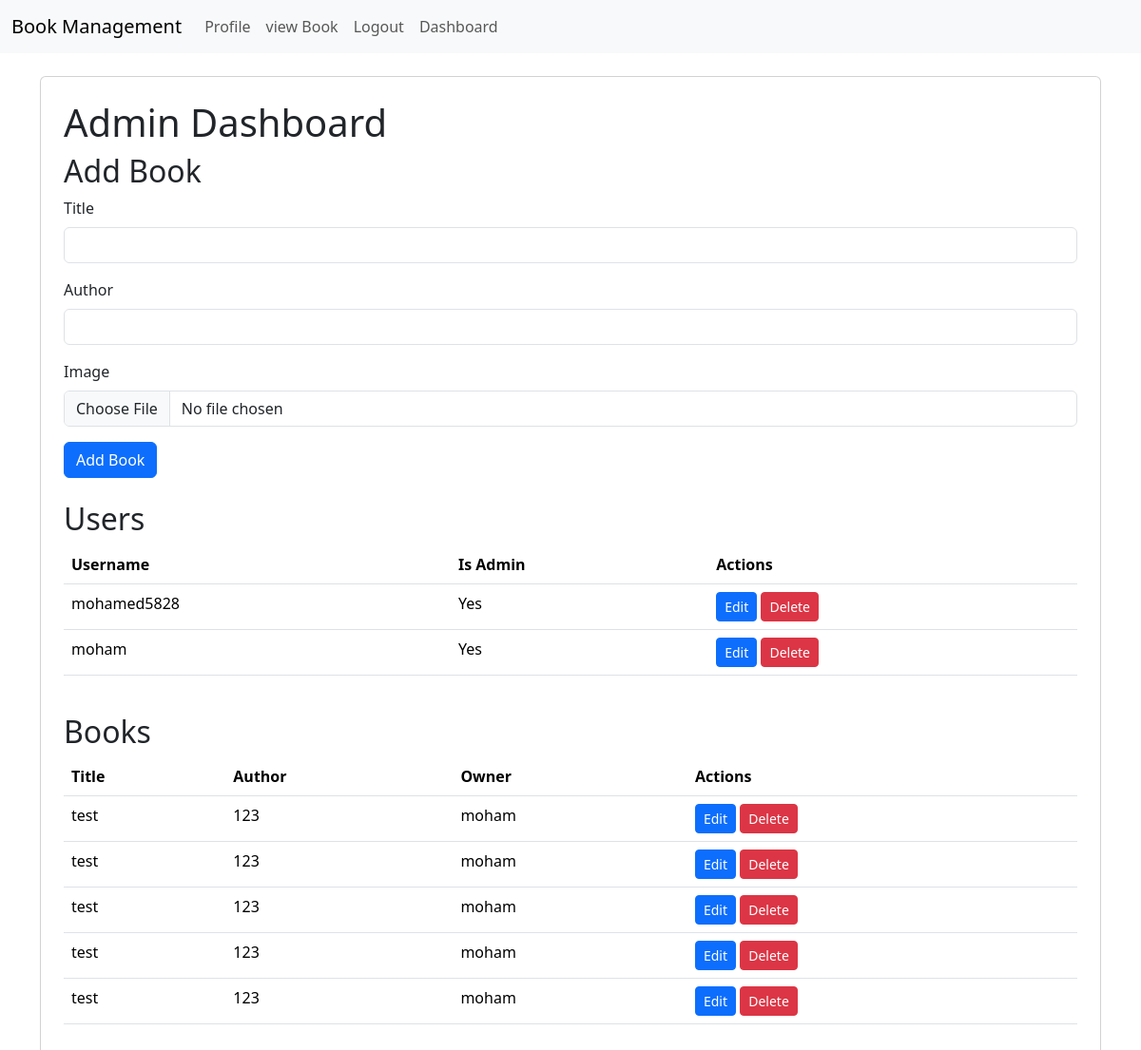
The app's page /admin-dashboard (signed in) with its own data.
### Lab2 Clean/lab_2.py (models this page shows, shortened)
class User(db.Model):
    id = db.Column(db.Integer, primary_key=True)
    username = db.Column(db.String(100), unique=True, nullable=False)
    password = db.Column(db.String(200), nullable=False)
    is_admin = db.Column(db.Boolean, default=False)
    books = db.relationship('Book', backref='owner', lazy='select')

class Book(db.Model):
    id = db.Column(db.Integer, primary_key=True)
    title = db.Column(db.String(200), nullable=False)
    author = db.Column(db.String(100))
    image = db.Column(db.LargeBinary, nullable=True)
    user_id = db.Column(db.Integer, db.ForeignKey('user.id'), nullable=True)

### Lab2 Clean/lab_2.py (the view)
@app.route('/admin-dashboard')
@admin_required
def admin_dashboard():
    users = User.query.all()
    books = Book.query.all()
    return render_template('admin_dashboard.html', users=users, books=books)

### Lab2 Clean/lab_2.py (called while the page is built)
def admin_required(f):
    @wraps(f)
    def decorated_function(*args, **kwargs):
        if 'user_id' not in session:
            flash("You need to log in first!")
            return redirect(url_for('login'))
        user = User.query.get(session['user_id'])
        if not user or not user.is_admin:
            flash("Unauthorized access!")
            return redirect(url_for('profile'))
        return f(*args, **kwargs)
    return decorated_function

### Lab2 Clean/templates/admin_dashboard.html (shortened to what this page needs)
{% extends 'base.html' %}  {% block content %}
<div class="card p-4">
  <h1>Admin Dashboard</h1>
  <h2>Add Book</h2>
  <form
    action="{{ url_for('add_book') }}"
    method="post"
    enctype="multipart/form-data"
  >
    <div class="mb-3">
      <label for="title" class="form-label">Title</label>
      <input
        type="text"
        class="form-control"
        id="title"
        name="title"
        required
      />
    </div>
    <div class="mb-3">
      <label for="author" class="form-label">Author</label>
      <input type="text" class="form-control" id="author" name="author" />
    </div>
    <div class="mb-3">
      <label for="image" class="form-label">Image</label>
      <input type="file" class="form-control" id="image" name="image" />
    </div>
    <button type="submit" class="btn btn-primary">Add Book</button>
  </form>
  <h2 class="mt-4">Users</h2>
  <table class="table">
    <thead>
      <tr>
        <th>Username</th>
        <th>Is Admin</th>
        <th>Actions</th>
      </tr>
    </thead>
    <tbody>
      {% for user in users %}
      <tr>
        <td>{{ user.username }}</td>
        <td>{{ 'Yes' if user.is_admin else 'No' }}</td>
        <td>
          <a
            href="{{ url_for('admin_edit_user', user_id=user.id) }}"
            class="btn btn-primary btn-sm"
            >Edit</a
          >
          <a
            href="{{ url_for('admin_delete_user', user_id=user.id) }}"
            class="btn btn-danger btn-sm"
            onclick="return confirm('Are you sure you want to delete this user?')"
            >Delete</a
          >
        </td>
      </tr>
      {% endfor %}
    </tbody>
  </table>
  <h2 class="mt-4">Books</h2>
  <table class="table">
    <thead>
      <tr>
        <th>Title</th>
        <th>Author</th>
        <th>Owner</th>
        <th>Actions</th>
      </tr>
    </thead>
    <tbody>
      {% for book in books %}
      <tr>
        <td>{{ book.title }}</td>
        <td>{{ book.author }}</td>
        <td>{{ book.owner.username }}</td>
        <td>
          <a
            href="{{ url_for('admin_edit_book', book_id=book.id) }}"
            class="btn btn-primary btn-sm"
            >Edit</a
          >
          <a
            href="{{ url_for('admin_delete_book', book_id=book.id) }}"
            class="btn btn-danger btn-sm"
            onclick="return confirm('Are you sure you want to delete this book?')"
            >Delete</a
          >
        </td>
      </tr>
      {% endfor %}
    </tbody>
  </table>
</div>
{% endblock %}

### Lab2 Clean/templates/base.html (shortened to what this page needs)
<!DOCTYPE html>
<html lang="en">
  <head>
    <link
      href="https://cdn.jsdelivr.net/npm/bootstrap@5.3.3/dist/css/bootstrap.min.css"
      rel="stylesheet"
    />
    <link
      rel="stylesheet"
      href="{{ url_for('static', filename='style.css') }}"
    />
  </head>
  <body>
    <nav class="navbar navbar-expand-lg navbar-light bg-light">
      <div class="container-fluid">
        <a class="navbar-brand" href="{{ url_for('home') }}">Book Management</a>
        <div class="collapse navbar-collapse" id="navbarSupportedContent">
          <ul class="navbar-nav me-auto mb-2 mb-lg-0">
            {% if not session.get('user_id') %}
            <li class="nav-item">
              <a class="nav-link" href="{{ url_for('signup') }}">Sign Up</a>
            </li>
            <li class="nav-item">
              <a class="nav-link" href="{{ url_for('login') }}">Login</a>
            </li>
            {% else %}
            <li class="nav-item">
              <a class="nav-link" href="{{ url_for('profile') }}">Profile</a>
            </li>
            <li class="nav-item">
              <a class="nav-link" href="{{ url_for('view_books') }}"
                >view Book</a
              >
            </li>
            <li class="nav-item">
              <a class="nav-link" href="{{ url_for('logout') }}">Logout</a>
            </li>
            <li class="nav-item">
              <a class="nav-link" href="{{ url_for('admin_dashboard') }}"
                >Dashboard</a
              >
            </li>
             {% endif %}
          </ul>
        </div>
      </div>
    </nav>
    <div class="container mt-4">
       {% block content %}{% endblock %}
    </div>
  </body>
</html>

### task_2/static/style.css (style rules this page uses)
body { color: blue; }

### records on screen
User: username "mohamed5828", is_admin "Yes"
User: username "moham", is_admin "Yes"
Book: title "test", author "123", owner.username "moham"
Book: title "test", author "123", owner.username "moham"
Book: title "test", author "123", owner.username "moham"
Book: title "test", author "123", owner.username "moham"
Book: title "test", author "123", owner.username "moham"
